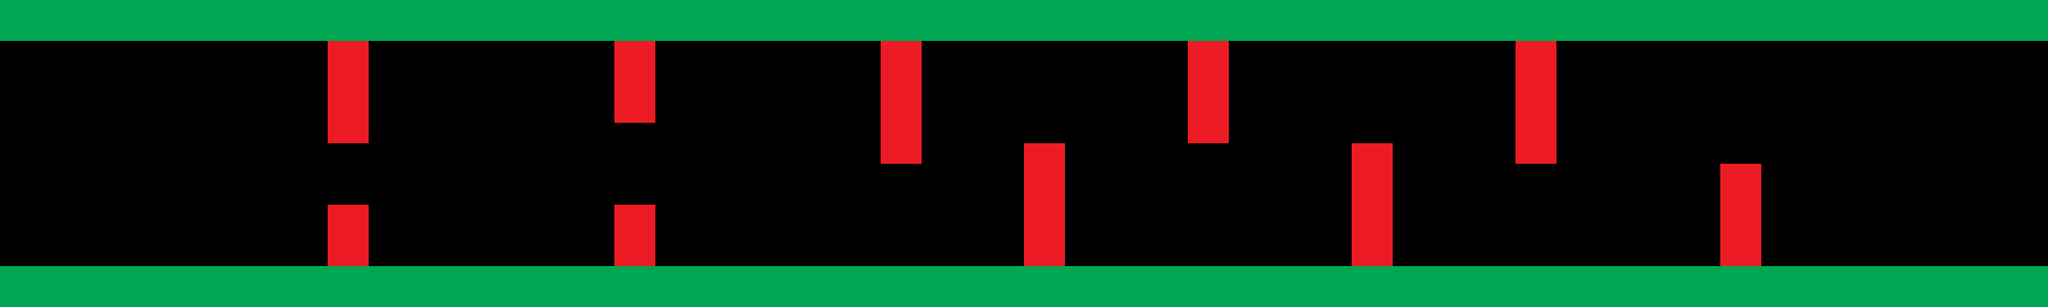

A 2D game scene composited from a Tiled map and its tileset images. What follows is a short description and the map's XML, with each tile layer's data collapsed to a summary:
An orthogonal 100x15 tile map with 32x32 px tiles, 3 tile layers (Obstacles, Collection, FinishLine).

<map version="1.0" orientation="orthogonal" renderorder="right-down" width="100" height="15" tilewidth="32" tileheight="32">
 <tileset firstgid="1" name="1_1" tilewidth="32" tileheight="32" spacing="1" margin="1">
  <image source="1_1.png" width="100" height="34" />
 </tileset>
 <layer name="Obstacles" width="100" height="15">
  <data>[1500 cells, 498 non-empty, 2 distinct tile ids]</data>
 </layer>
 <layer name="Collection" width="100" height="15">
  <data>[1500 cells, 4 non-empty, 1 distinct tile ids]</data>
 </layer>
 <layer name="FinishLine" width="100" height="15">
  <data>[1500 cells, 11 non-empty, 1 distinct tile ids]</data>
 </layer>
</map>